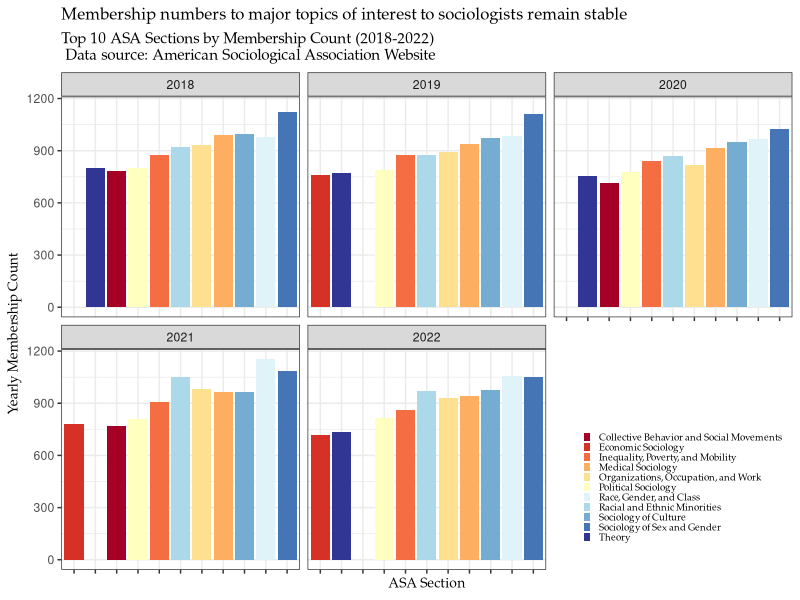
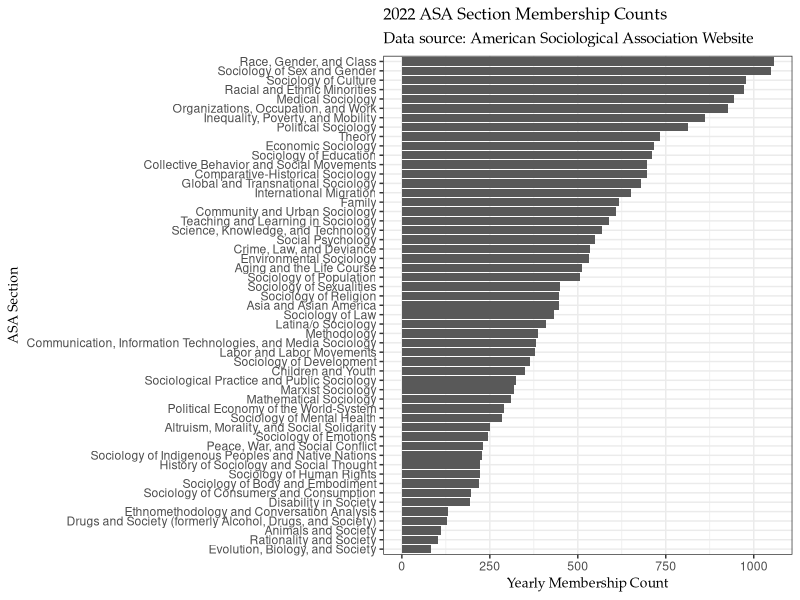

Write R code to recreate these figures, in order.
## ---- chunk 1
rm(list = ls())
library(tidyverse)
library(readr)
library(RColorBrewer)
library(forcats)

## ---- chunk 2

Data <- read_csv("../Data/Processed/ASAprocessed.csv")


# Data Prep

Data %<>%
  arrange(desc(MembershipCount)) %>%
  group_by(Year) %>%
  # Create Yearly Rank
  mutate(Rank = row_number()) %>% 
  arrange(Year) %>% 
  ungroup() %>% 
  mutate(Started = ifelse(is.na(MembershipCount),0,1))

## ---- chunk 3
# %%%%%%%%%%%%%%%%%
# Create a descriptive table with average membership counts (2008-2022) for each section. 
# %%%%%%%%%%%%%%%%%

Desc_1 <- Data %>%
  group_by(SectionName) %>%
  summarise("Mean Members" = round(mean(MembershipCount, na.rm = T),2), 
            "SD Members" = round(sd(MembershipCount,na.rm = T),2),
            "Min Members" = min(MembershipCount, na.rm = T),
            "Max Members" = max(MembershipCount,na.rm = T), 
            "Mean Rank" = round(mean(Rank, na.rm = T),2)) %>% 
  arrange(`Mean Rank`) %>%
  knitr::kable()

Desc_1


## ---- chunk 4
# %%%%%%%%%%%%%%%%%
# Create a plot that shows the membership counts of the top 10 sections in the past five years. 
# Sections are color-coded with a legend at the bottom and faceted.
# %%%%%%%%%%%%%%%%%
Plot_1 <- Data %>% 
  group_by(Year) %>% 
  filter(Rank <11 & Year %in% c(2018:2022)) %>%
  ggplot(aes(fct_reorder(SectionName,
                         MembershipCount),
                         MembershipCount, 
                         fill = SectionName)) + 
  geom_col() +
  facet_wrap(~Year) + 
  theme_bw() + 
  scale_fill_brewer(palette = "RdYlBu") +
  theme(
       plot.title = element_text(family = "Palatino", size =12),
       plot.subtitle = element_text(family = "Palatino"),
       axis.title.x = element_text(family = "Palatino", size = 10),
       axis.title.y = element_text(family = "Palatino", size = 10),
       axis.text.x = element_blank(),
       legend.text = element_text(family = "Palatino", size = 7),
       legend.position= c(0.85, 0.2),
       legend.key.size = unit(.20,"cm")
       ) + 
       guides(
       fill=guide_legend(title="")) +
       labs(x = "ASA Section",
       y = "Yearly Membership Count",
       title = "Membership numbers to major topics of interest to sociologists remain stable",
       subtitle = "Top 10 ASA Sections by Membership Count (2018-2022)  \n Data source: American Sociological Association Website"
       )

Plot_1

## ---- chunk 5
# Create a plot ranking the sections by membership in 2022 
Data %>% 
  filter(Year == 2022) %>% 
  ggplot(aes(x = fct_reorder(SectionName, MembershipCount), y = MembershipCount)) + 
  geom_col() + coord_flip() + 
  theme_bw() + 
  theme(
       plot.title = element_text(family = "Palatino", size =12),
       plot.subtitle = element_text(family = "Palatino"),
       axis.title.x = element_text(family = "Palatino", size = 10),
       axis.title.y = element_text(family = "Palatino", size = 10),
       legend.text = element_text(family = "Palatino", size = 7),
       legend.position= c(0.85, 0.2),
       legend.key.size = unit(.20,"cm")
       ) + 
       guides(
       fill=guide_legend(title="")) +
       labs(x = "ASA Section",
       y = "Yearly Membership Count",
       title = "2022 ASA Section Membership Counts",
       subtitle = "Data source: American Sociological Association Website"
       )

